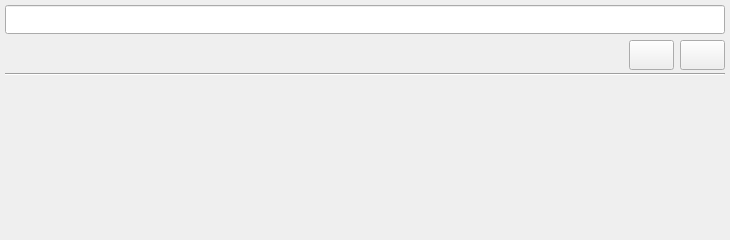
<?xml version="1.0" encoding="UTF-8"?>
<ui version="4.0">
 <class>NKeyboardWidget</class>
 <widget class="QWidget" name="NKeyboardWidget">
  <property name="geometry">
   <rect>
    <x>0</x>
    <y>0</y>
    <width>730</width>
    <height>240</height>
   </rect>
  </property>
  <property name="windowTitle">
   <string>Screen-keyboard</string>
  </property>
  <layout class="QVBoxLayout">
   <property name="leftMargin">
    <number>5</number>
   </property>
   <property name="topMargin">
    <number>5</number>
   </property>
   <property name="rightMargin">
    <number>5</number>
   </property>
   <property name="bottomMargin">
    <number>5</number>
   </property>
   <item>
    <widget class="QLineEdit" name="output_line">
     <property name="sizePolicy">
      <sizepolicy hsizetype="Expanding" vsizetype="Fixed">
       <horstretch>0</horstretch>
       <verstretch>0</verstretch>
      </sizepolicy>
     </property>
     <property name="minimumSize">
      <size>
       <width>0</width>
       <height>29</height>
      </size>
     </property>
     <property name="clearButtonEnabled">
      <bool>true</bool>
     </property>
    </widget>
   </item>
   <item>
    <widget class="QStackedWidget" name="main_stack">
     <property name="currentIndex">
      <number>1</number>
     </property>
     <widget class="QWidget" name="keyboard_page">
      <property name="sizePolicy">
       <sizepolicy hsizetype="Fixed" vsizetype="Fixed">
        <horstretch>0</horstretch>
        <verstretch>0</verstretch>
       </sizepolicy>
      </property>
      <property name="minimumSize">
       <size>
        <width>720</width>
        <height>0</height>
       </size>
      </property>
      <property name="maximumSize">
       <size>
        <width>720</width>
        <height>200</height>
       </size>
      </property>
      <widget class="QPushButton" name="bdel">
       <property name="geometry">
        <rect>
         <x>490</x>
         <y>45</y>
         <width>70</width>
         <height>30</height>
        </rect>
       </property>
       <property name="text">
        <string>&lt;----</string>
       </property>
      </widget>
      <widget class="QPushButton" name="b7">
       <property name="geometry">
        <rect>
         <x>245</x>
         <y>45</y>
         <width>35</width>
         <height>30</height>
        </rect>
       </property>
       <property name="text">
        <string>7</string>
       </property>
      </widget>
      <widget class="QPushButton" name="benter">
       <property name="geometry">
        <rect>
         <x>490</x>
         <y>75</y>
         <width>70</width>
         <height>60</height>
        </rect>
       </property>
       <property name="text">
        <string>Enter</string>
       </property>
      </widget>
      <widget class="QPushButton" name="bn">
       <property name="geometry">
        <rect>
         <x>280</x>
         <y>135</y>
         <width>35</width>
         <height>30</height>
        </rect>
       </property>
       <property name="text">
        <string>N</string>
       </property>
      </widget>
      <widget class="QPushButton" name="bt">
       <property name="geometry">
        <rect>
         <x>210</x>
         <y>75</y>
         <width>35</width>
         <height>30</height>
        </rect>
       </property>
       <property name="text">
        <string>T</string>
       </property>
      </widget>
      <widget class="QPushButton" name="bh">
       <property name="geometry">
        <rect>
         <x>245</x>
         <y>105</y>
         <width>35</width>
         <height>30</height>
        </rect>
       </property>
       <property name="text">
        <string>H</string>
       </property>
      </widget>
      <widget class="QPushButton" name="bb">
       <property name="geometry">
        <rect>
         <x>245</x>
         <y>135</y>
         <width>35</width>
         <height>30</height>
        </rect>
       </property>
       <property name="text">
        <string>B</string>
       </property>
      </widget>
      <widget class="QPushButton" name="bd">
       <property name="geometry">
        <rect>
         <x>140</x>
         <y>105</y>
         <width>35</width>
         <height>30</height>
        </rect>
       </property>
       <property name="text">
        <string>D</string>
       </property>
      </widget>
      <widget class="QPushButton" name="ba">
       <property name="geometry">
        <rect>
         <x>70</x>
         <y>105</y>
         <width>35</width>
         <height>30</height>
        </rect>
       </property>
       <property name="text">
        <string>A</string>
       </property>
      </widget>
      <widget class="QPushButton" name="b0">
       <property name="geometry">
        <rect>
         <x>350</x>
         <y>45</y>
         <width>35</width>
         <height>30</height>
        </rect>
       </property>
       <property name="text">
        <string>0</string>
       </property>
      </widget>
      <widget class="QPushButton" name="bs">
       <property name="geometry">
        <rect>
         <x>105</x>
         <y>105</y>
         <width>35</width>
         <height>30</height>
        </rect>
       </property>
       <property name="text">
        <string>S</string>
       </property>
      </widget>
      <widget class="QPushButton" name="bl">
       <property name="geometry">
        <rect>
         <x>350</x>
         <y>105</y>
         <width>35</width>
         <height>30</height>
        </rect>
       </property>
       <property name="text">
        <string>L</string>
       </property>
      </widget>
      <widget class="QPushButton" name="br">
       <property name="geometry">
        <rect>
         <x>175</x>
         <y>75</y>
         <width>35</width>
         <height>30</height>
        </rect>
       </property>
       <property name="text">
        <string>R</string>
       </property>
      </widget>
      <widget class="QPushButton" name="bu">
       <property name="geometry">
        <rect>
         <x>280</x>
         <y>75</y>
         <width>35</width>
         <height>30</height>
        </rect>
       </property>
       <property name="text">
        <string>U</string>
       </property>
      </widget>
      <widget class="QPushButton" name="by">
       <property name="geometry">
        <rect>
         <x>245</x>
         <y>75</y>
         <width>35</width>
         <height>30</height>
        </rect>
       </property>
       <property name="text">
        <string>Y</string>
       </property>
      </widget>
      <widget class="QPushButton" name="b2">
       <property name="geometry">
        <rect>
         <x>70</x>
         <y>45</y>
         <width>35</width>
         <height>30</height>
        </rect>
       </property>
       <property name="text">
        <string>2</string>
       </property>
      </widget>
      <widget class="QPushButton" name="bdot">
       <property name="geometry">
        <rect>
         <x>385</x>
         <y>135</y>
         <width>35</width>
         <height>30</height>
        </rect>
       </property>
       <property name="text">
        <string>.</string>
       </property>
      </widget>
      <widget class="QPushButton" name="b5">
       <property name="geometry">
        <rect>
         <x>175</x>
         <y>45</y>
         <width>35</width>
         <height>30</height>
        </rect>
       </property>
       <property name="text">
        <string>5</string>
       </property>
      </widget>
      <widget class="QPushButton" name="bp">
       <property name="geometry">
        <rect>
         <x>385</x>
         <y>75</y>
         <width>35</width>
         <height>30</height>
        </rect>
       </property>
       <property name="text">
        <string>P</string>
       </property>
      </widget>
      <widget class="QPushButton" name="b8">
       <property name="geometry">
        <rect>
         <x>280</x>
         <y>45</y>
         <width>35</width>
         <height>30</height>
        </rect>
       </property>
       <property name="text">
        <string>8</string>
       </property>
      </widget>
      <widget class="QPushButton" name="bcut">
       <property name="geometry">
        <rect>
         <x>350</x>
         <y>135</y>
         <width>35</width>
         <height>30</height>
        </rect>
       </property>
       <property name="text">
        <string>,</string>
       </property>
      </widget>
      <widget class="QPushButton" name="b4">
       <property name="geometry">
        <rect>
         <x>140</x>
         <y>45</y>
         <width>35</width>
         <height>30</height>
        </rect>
       </property>
       <property name="text">
        <string>4</string>
       </property>
      </widget>
      <widget class="QPushButton" name="bz">
       <property name="geometry">
        <rect>
         <x>105</x>
         <y>135</y>
         <width>35</width>
         <height>30</height>
        </rect>
       </property>
       <property name="text">
        <string>Z</string>
       </property>
      </widget>
      <widget class="QPushButton" name="bf">
       <property name="geometry">
        <rect>
         <x>175</x>
         <y>105</y>
         <width>35</width>
         <height>30</height>
        </rect>
       </property>
       <property name="text">
        <string>F</string>
       </property>
      </widget>
      <widget class="QPushButton" name="bmsg">
       <property name="geometry">
        <rect>
         <x>70</x>
         <y>135</y>
         <width>35</width>
         <height>30</height>
        </rect>
       </property>
       <property name="text">
        <string>\</string>
       </property>
      </widget>
      <widget class="QPushButton" name="blalt">
       <property name="geometry">
        <rect>
         <x>70</x>
         <y>165</y>
         <width>35</width>
         <height>30</height>
        </rect>
       </property>
       <property name="text">
        <string>Alt</string>
       </property>
      </widget>
      <widget class="QPushButton" name="brctrl">
       <property name="geometry">
        <rect>
         <x>490</x>
         <y>165</y>
         <width>35</width>
         <height>30</height>
        </rect>
       </property>
       <property name="text">
        <string>Ctrl</string>
       </property>
      </widget>
      <widget class="QPushButton" name="bx">
       <property name="geometry">
        <rect>
         <x>140</x>
         <y>135</y>
         <width>35</width>
         <height>30</height>
        </rect>
       </property>
       <property name="text">
        <string>X</string>
       </property>
      </widget>
      <widget class="QPushButton" name="bm">
       <property name="geometry">
        <rect>
         <x>315</x>
         <y>135</y>
         <width>35</width>
         <height>30</height>
        </rect>
       </property>
       <property name="text">
        <string>M</string>
       </property>
      </widget>
      <widget class="QPushButton" name="bk">
       <property name="geometry">
        <rect>
         <x>315</x>
         <y>105</y>
         <width>35</width>
         <height>30</height>
        </rect>
       </property>
       <property name="text">
        <string>K</string>
       </property>
      </widget>
      <widget class="QPushButton" name="bq">
       <property name="geometry">
        <rect>
         <x>70</x>
         <y>75</y>
         <width>35</width>
         <height>30</height>
        </rect>
       </property>
       <property name="text">
        <string>Q</string>
       </property>
      </widget>
      <widget class="QPushButton" name="bspace">
       <property name="geometry">
        <rect>
         <x>105</x>
         <y>165</y>
         <width>350</width>
         <height>30</height>
        </rect>
       </property>
       <property name="text">
        <string/>
       </property>
      </widget>
      <widget class="QPushButton" name="blsh">
       <property name="geometry">
        <rect>
         <x>0</x>
         <y>135</y>
         <width>70</width>
         <height>30</height>
        </rect>
       </property>
       <property name="text">
        <string>Shift</string>
       </property>
      </widget>
      <widget class="QPushButton" name="b3">
       <property name="geometry">
        <rect>
         <x>105</x>
         <y>45</y>
         <width>35</width>
         <height>30</height>
        </rect>
       </property>
       <property name="text">
        <string>3</string>
       </property>
      </widget>
      <widget class="QPushButton" name="b1">
       <property name="geometry">
        <rect>
         <x>35</x>
         <y>45</y>
         <width>35</width>
         <height>30</height>
        </rect>
       </property>
       <property name="text">
        <string>1</string>
       </property>
      </widget>
      <widget class="QPushButton" name="bc">
       <property name="geometry">
        <rect>
         <x>175</x>
         <y>135</y>
         <width>35</width>
         <height>30</height>
        </rect>
       </property>
       <property name="text">
        <string>C</string>
       </property>
      </widget>
      <widget class="QPushButton" name="bg">
       <property name="geometry">
        <rect>
         <x>210</x>
         <y>105</y>
         <width>35</width>
         <height>30</height>
        </rect>
       </property>
       <property name="text">
        <string>G</string>
       </property>
      </widget>
      <widget class="QPushButton" name="bv">
       <property name="geometry">
        <rect>
         <x>210</x>
         <y>135</y>
         <width>35</width>
         <height>30</height>
        </rect>
       </property>
       <property name="text">
        <string>V</string>
       </property>
      </widget>
      <widget class="QPushButton" name="b9">
       <property name="geometry">
        <rect>
         <x>315</x>
         <y>45</y>
         <width>35</width>
         <height>30</height>
        </rect>
       </property>
       <property name="text">
        <string>9</string>
       </property>
      </widget>
      <widget class="QPushButton" name="b6">
       <property name="geometry">
        <rect>
         <x>210</x>
         <y>45</y>
         <width>35</width>
         <height>30</height>
        </rect>
       </property>
       <property name="text">
        <string>6</string>
       </property>
      </widget>
      <widget class="QPushButton" name="bi">
       <property name="geometry">
        <rect>
         <x>315</x>
         <y>75</y>
         <width>35</width>
         <height>30</height>
        </rect>
       </property>
       <property name="text">
        <string>I</string>
       </property>
      </widget>
      <widget class="QPushButton" name="brsh">
       <property name="geometry">
        <rect>
         <x>455</x>
         <y>135</y>
         <width>105</width>
         <height>30</height>
        </rect>
       </property>
       <property name="text">
        <string>Shift</string>
       </property>
      </widget>
      <widget class="QPushButton" name="bo">
       <property name="geometry">
        <rect>
         <x>350</x>
         <y>75</y>
         <width>35</width>
         <height>30</height>
        </rect>
       </property>
       <property name="text">
        <string>O</string>
       </property>
      </widget>
      <widget class="QPushButton" name="be">
       <property name="geometry">
        <rect>
         <x>140</x>
         <y>75</y>
         <width>35</width>
         <height>30</height>
        </rect>
       </property>
       <property name="text">
        <string>E</string>
       </property>
      </widget>
      <widget class="QPushButton" name="bw">
       <property name="geometry">
        <rect>
         <x>105</x>
         <y>75</y>
         <width>35</width>
         <height>30</height>
        </rect>
       </property>
       <property name="text">
        <string>W</string>
       </property>
      </widget>
      <widget class="QPushButton" name="blmi">
       <property name="geometry">
        <rect>
         <x>420</x>
         <y>135</y>
         <width>35</width>
         <height>30</height>
        </rect>
       </property>
       <property name="text">
        <string>-</string>
       </property>
      </widget>
      <widget class="QPushButton" name="bralt">
       <property name="geometry">
        <rect>
         <x>455</x>
         <y>165</y>
         <width>35</width>
         <height>30</height>
        </rect>
       </property>
       <property name="text">
        <string>AltGr</string>
       </property>
      </widget>
      <widget class="QPushButton" name="bj">
       <property name="geometry">
        <rect>
         <x>280</x>
         <y>105</y>
         <width>35</width>
         <height>30</height>
        </rect>
       </property>
       <property name="text">
        <string>J</string>
       </property>
      </widget>
      <widget class="QPushButton" name="btab">
       <property name="geometry">
        <rect>
         <x>0</x>
         <y>75</y>
         <width>70</width>
         <height>30</height>
        </rect>
       </property>
       <property name="text">
        <string>Tab</string>
       </property>
      </widget>
      <widget class="QPushButton" name="blctrl">
       <property name="geometry">
        <rect>
         <x>35</x>
         <y>165</y>
         <width>35</width>
         <height>30</height>
        </rect>
       </property>
       <property name="text">
        <string>Ctrl</string>
       </property>
      </widget>
      <widget class="QPushButton" name="bmay">
       <property name="geometry">
        <rect>
         <x>0</x>
         <y>105</y>
         <width>70</width>
         <height>30</height>
        </rect>
       </property>
       <property name="text">
        <string>Cap
Lock</string>
       </property>
      </widget>
      <widget class="QPushButton" name="bint">
       <property name="geometry">
        <rect>
         <x>385</x>
         <y>45</y>
         <width>35</width>
         <height>30</height>
        </rect>
       </property>
       <property name="text">
        <string>?</string>
       </property>
      </widget>
      <widget class="QPushButton" name="br2">
       <property name="geometry">
        <rect>
         <x>605</x>
         <y>135</y>
         <width>35</width>
         <height>30</height>
        </rect>
       </property>
       <property name="text">
        <string>2</string>
       </property>
      </widget>
      <widget class="QPushButton" name="br4">
       <property name="geometry">
        <rect>
         <x>570</x>
         <y>105</y>
         <width>35</width>
         <height>30</height>
        </rect>
       </property>
       <property name="text">
        <string>4</string>
       </property>
      </widget>
      <widget class="QPushButton" name="br1">
       <property name="geometry">
        <rect>
         <x>570</x>
         <y>135</y>
         <width>35</width>
         <height>30</height>
        </rect>
       </property>
       <property name="text">
        <string>1</string>
       </property>
      </widget>
      <widget class="QPushButton" name="brplus">
       <property name="geometry">
        <rect>
         <x>675</x>
         <y>75</y>
         <width>35</width>
         <height>60</height>
        </rect>
       </property>
       <property name="text">
        <string>+</string>
       </property>
      </widget>
      <widget class="QPushButton" name="br9">
       <property name="geometry">
        <rect>
         <x>640</x>
         <y>75</y>
         <width>35</width>
         <height>30</height>
        </rect>
       </property>
       <property name="text">
        <string>9</string>
       </property>
      </widget>
      <widget class="QPushButton" name="brdot">
       <property name="geometry">
        <rect>
         <x>640</x>
         <y>165</y>
         <width>35</width>
         <height>30</height>
        </rect>
       </property>
       <property name="text">
        <string>.</string>
       </property>
      </widget>
      <widget class="QPushButton" name="brenter">
       <property name="geometry">
        <rect>
         <x>675</x>
         <y>135</y>
         <width>35</width>
         <height>60</height>
        </rect>
       </property>
       <property name="text">
        <string>Intro</string>
       </property>
      </widget>
      <widget class="QPushButton" name="br3">
       <property name="geometry">
        <rect>
         <x>640</x>
         <y>135</y>
         <width>35</width>
         <height>30</height>
        </rect>
       </property>
       <property name="text">
        <string>3</string>
       </property>
      </widget>
      <widget class="QPushButton" name="br6">
       <property name="geometry">
        <rect>
         <x>640</x>
         <y>105</y>
         <width>35</width>
         <height>30</height>
        </rect>
       </property>
       <property name="text">
        <string>6</string>
       </property>
      </widget>
      <widget class="QPushButton" name="br0">
       <property name="geometry">
        <rect>
         <x>570</x>
         <y>165</y>
         <width>70</width>
         <height>30</height>
        </rect>
       </property>
       <property name="text">
        <string>0</string>
       </property>
      </widget>
      <widget class="QPushButton" name="br5">
       <property name="geometry">
        <rect>
         <x>605</x>
         <y>105</y>
         <width>35</width>
         <height>30</height>
        </rect>
       </property>
       <property name="text">
        <string>5</string>
       </property>
      </widget>
      <widget class="QPushButton" name="br7">
       <property name="geometry">
        <rect>
         <x>570</x>
         <y>75</y>
         <width>35</width>
         <height>30</height>
        </rect>
       </property>
       <property name="text">
        <string>7</string>
       </property>
      </widget>
      <widget class="QPushButton" name="br8">
       <property name="geometry">
        <rect>
         <x>605</x>
         <y>75</y>
         <width>35</width>
         <height>30</height>
        </rect>
       </property>
       <property name="text">
        <string>8</string>
       </property>
      </widget>
      <widget class="QPushButton" name="bbloq">
       <property name="geometry">
        <rect>
         <x>570</x>
         <y>45</y>
         <width>35</width>
         <height>30</height>
        </rect>
       </property>
       <property name="text">
        <string>Num
Lock</string>
       </property>
      </widget>
      <widget class="QPushButton" name="bdiv">
       <property name="enabled">
        <bool>true</bool>
       </property>
       <property name="geometry">
        <rect>
         <x>605</x>
         <y>45</y>
         <width>35</width>
         <height>30</height>
        </rect>
       </property>
       <property name="text">
        <string>/</string>
       </property>
      </widget>
      <widget class="QPushButton" name="bprod">
       <property name="geometry">
        <rect>
         <x>640</x>
         <y>45</y>
         <width>35</width>
         <height>30</height>
        </rect>
       </property>
       <property name="text">
        <string>*</string>
       </property>
      </widget>
      <widget class="QPushButton" name="brmin">
       <property name="geometry">
        <rect>
         <x>675</x>
         <y>45</y>
         <width>35</width>
         <height>30</height>
        </rect>
       </property>
       <property name="text">
        <string>-</string>
       </property>
      </widget>
      <widget class="QPushButton" name="esc">
       <property name="geometry">
        <rect>
         <x>0</x>
         <y>0</y>
         <width>45</width>
         <height>30</height>
        </rect>
       </property>
       <property name="text">
        <string>Esc</string>
       </property>
      </widget>
      <widget class="QPushButton" name="f1">
       <property name="geometry">
        <rect>
         <x>70</x>
         <y>0</y>
         <width>35</width>
         <height>30</height>
        </rect>
       </property>
       <property name="text">
        <string>F1</string>
       </property>
      </widget>
      <widget class="QPushButton" name="f2">
       <property name="geometry">
        <rect>
         <x>105</x>
         <y>0</y>
         <width>35</width>
         <height>30</height>
        </rect>
       </property>
       <property name="text">
        <string>F2</string>
       </property>
      </widget>
      <widget class="QPushButton" name="f3">
       <property name="geometry">
        <rect>
         <x>140</x>
         <y>0</y>
         <width>35</width>
         <height>30</height>
        </rect>
       </property>
       <property name="text">
        <string>F3</string>
       </property>
      </widget>
      <widget class="QPushButton" name="f4">
       <property name="geometry">
        <rect>
         <x>175</x>
         <y>0</y>
         <width>35</width>
         <height>30</height>
        </rect>
       </property>
       <property name="text">
        <string>F4</string>
       </property>
      </widget>
      <widget class="QPushButton" name="f5">
       <property name="geometry">
        <rect>
         <x>245</x>
         <y>0</y>
         <width>35</width>
         <height>30</height>
        </rect>
       </property>
       <property name="text">
        <string>F5</string>
       </property>
      </widget>
      <widget class="QPushButton" name="f6">
       <property name="geometry">
        <rect>
         <x>280</x>
         <y>0</y>
         <width>35</width>
         <height>30</height>
        </rect>
       </property>
       <property name="text">
        <string>F6</string>
       </property>
      </widget>
      <widget class="QPushButton" name="f7">
       <property name="geometry">
        <rect>
         <x>315</x>
         <y>0</y>
         <width>35</width>
         <height>30</height>
        </rect>
       </property>
       <property name="text">
        <string>F7</string>
       </property>
      </widget>
      <widget class="QPushButton" name="f8">
       <property name="geometry">
        <rect>
         <x>350</x>
         <y>0</y>
         <width>35</width>
         <height>30</height>
        </rect>
       </property>
       <property name="text">
        <string>F8</string>
       </property>
      </widget>
      <widget class="QPushButton" name="f9">
       <property name="geometry">
        <rect>
         <x>420</x>
         <y>0</y>
         <width>35</width>
         <height>30</height>
        </rect>
       </property>
       <property name="text">
        <string>F9</string>
       </property>
      </widget>
      <widget class="QPushButton" name="f10">
       <property name="geometry">
        <rect>
         <x>455</x>
         <y>0</y>
         <width>35</width>
         <height>30</height>
        </rect>
       </property>
       <property name="text">
        <string>F10</string>
       </property>
      </widget>
      <widget class="QPushButton" name="f11">
       <property name="geometry">
        <rect>
         <x>490</x>
         <y>0</y>
         <width>35</width>
         <height>30</height>
        </rect>
       </property>
       <property name="text">
        <string>F11</string>
       </property>
      </widget>
      <widget class="QPushButton" name="f12">
       <property name="geometry">
        <rect>
         <x>525</x>
         <y>0</y>
         <width>35</width>
         <height>30</height>
        </rect>
       </property>
       <property name="text">
        <string>F12</string>
       </property>
      </widget>
      <widget class="QPushButton" name="clear_button">
       <property name="geometry">
        <rect>
         <x>665</x>
         <y>0</y>
         <width>45</width>
         <height>30</height>
        </rect>
       </property>
       <property name="maximumSize">
        <size>
         <width>45</width>
         <height>30</height>
        </size>
       </property>
       <property name="toolTip">
        <string>Borrar la linea escrita</string>
       </property>
       <property name="text">
        <string>Clear</string>
       </property>
      </widget>
      <widget class="QPushButton" name="exit_button">
       <property name="geometry">
        <rect>
         <x>617</x>
         <y>0</y>
         <width>45</width>
         <height>30</height>
        </rect>
       </property>
       <property name="maximumSize">
        <size>
         <width>45</width>
         <height>30</height>
        </size>
       </property>
       <property name="toolTip">
        <string>Hide keypad and exit by saving</string>
       </property>
       <property name="whatsThis">
        <string>Hide keyboard and exit</string>
       </property>
       <property name="text">
        <string/>
       </property>
      </widget>
      <widget class="QPushButton" name="lounge_button">
       <property name="geometry">
        <rect>
         <x>570</x>
         <y>0</y>
         <width>45</width>
         <height>30</height>
        </rect>
       </property>
       <property name="maximumSize">
        <size>
         <width>45</width>
         <height>30</height>
        </size>
       </property>
       <property name="text">
        <string/>
       </property>
      </widget>
      <widget class="QPushButton" name="ben">
       <property name="geometry">
        <rect>
         <x>385</x>
         <y>105</y>
         <width>35</width>
         <height>30</height>
        </rect>
       </property>
       <property name="text">
        <string>;</string>
       </property>
      </widget>
      <widget class="QPushButton" name="oa">
       <property name="geometry">
        <rect>
         <x>0</x>
         <y>45</y>
         <width>35</width>
         <height>30</height>
        </rect>
       </property>
       <property name="text">
        <string>º
ª</string>
       </property>
      </widget>
      <widget class="QPushButton" name="bminus">
       <property name="geometry">
        <rect>
         <x>420</x>
         <y>45</y>
         <width>35</width>
         <height>30</height>
        </rect>
       </property>
       <property name="text">
        <string>-</string>
       </property>
      </widget>
      <widget class="QPushButton" name="beqaul">
       <property name="geometry">
        <rect>
         <x>455</x>
         <y>45</y>
         <width>35</width>
         <height>30</height>
        </rect>
       </property>
       <property name="text">
        <string>=</string>
       </property>
      </widget>
      <widget class="QPushButton" name="bbrace_open">
       <property name="geometry">
        <rect>
         <x>420</x>
         <y>75</y>
         <width>35</width>
         <height>30</height>
        </rect>
       </property>
       <property name="text">
        <string>[</string>
       </property>
      </widget>
      <widget class="QPushButton" name="bbrace_close">
       <property name="geometry">
        <rect>
         <x>455</x>
         <y>75</y>
         <width>35</width>
         <height>30</height>
        </rect>
       </property>
       <property name="text">
        <string>]</string>
       </property>
      </widget>
      <widget class="QPushButton" name="ben_2">
       <property name="geometry">
        <rect>
         <x>420</x>
         <y>105</y>
         <width>35</width>
         <height>30</height>
        </rect>
       </property>
       <property name="text">
        <string>;</string>
       </property>
      </widget>
      <widget class="QPushButton" name="ben_3">
       <property name="geometry">
        <rect>
         <x>455</x>
         <y>105</y>
         <width>35</width>
         <height>30</height>
        </rect>
       </property>
       <property name="text">
        <string>;</string>
       </property>
      </widget>
     </widget>
     <widget class="QWidget" name="lounge_page">
      <layout class="QVBoxLayout">
       <property name="spacing">
        <number>3</number>
       </property>
       <property name="leftMargin">
        <number>0</number>
       </property>
       <property name="topMargin">
        <number>0</number>
       </property>
       <property name="rightMargin">
        <number>0</number>
       </property>
       <property name="bottomMargin">
        <number>0</number>
       </property>
       <item>
        <layout class="QHBoxLayout" name="lounge_selector_layout">
         <item>
          <spacer name="hspacer">
           <property name="orientation">
            <enum>Qt::Orientation::Horizontal</enum>
           </property>
           <property name="sizeHint" stdset="0">
            <size>
             <width>40</width>
             <height>20</height>
            </size>
           </property>
          </spacer>
         </item>
         <item>
          <widget class="QFrame" name="button_frame">
           <property name="sizePolicy">
            <sizepolicy hsizetype="Expanding" vsizetype="Expanding">
             <horstretch>0</horstretch>
             <verstretch>0</verstretch>
            </sizepolicy>
           </property>
           <property name="minimumSize">
            <size>
             <width>0</width>
             <height>30</height>
            </size>
           </property>
           <property name="maximumSize">
            <size>
             <width>16777215</width>
             <height>30</height>
            </size>
           </property>
           <property name="frameShape">
            <enum>QFrame::Shape::NoFrame</enum>
           </property>
           <property name="frameShadow">
            <enum>QFrame::Shadow::Plain</enum>
           </property>
          </widget>
         </item>
         <item>
          <widget class="QPushButton" name="kb_button">
           <property name="minimumSize">
            <size>
             <width>45</width>
             <height>30</height>
            </size>
           </property>
           <property name="maximumSize">
            <size>
             <width>45</width>
             <height>30</height>
            </size>
           </property>
           <property name="text">
            <string/>
           </property>
          </widget>
         </item>
         <item>
          <widget class="QPushButton" name="tables_exit_button">
           <property name="minimumSize">
            <size>
             <width>45</width>
             <height>30</height>
            </size>
           </property>
           <property name="maximumSize">
            <size>
             <width>45</width>
             <height>30</height>
            </size>
           </property>
           <property name="toolTip">
            <string>Hide keypad and exit by saving</string>
           </property>
           <property name="whatsThis">
            <string>Hide keypad and exit</string>
           </property>
           <property name="text">
            <string/>
           </property>
          </widget>
         </item>
        </layout>
       </item>
       <item>
        <widget class="Line" name="line2">
         <property name="frameShape">
          <enum>QFrame::Shape::HLine</enum>
         </property>
         <property name="frameShadow">
          <enum>QFrame::Shadow::Sunken</enum>
         </property>
        </widget>
       </item>
       <item>
        <widget class="QStackedWidget" name="lounge_stack">
         <widget class="QWidget" name="WStackPage"/>
        </widget>
       </item>
      </layout>
     </widget>
    </widget>
   </item>
  </layout>
 </widget>
 <layoutdefault spacing="6" margin="11"/>
 <resources/>
 <connections/>
</ui>
